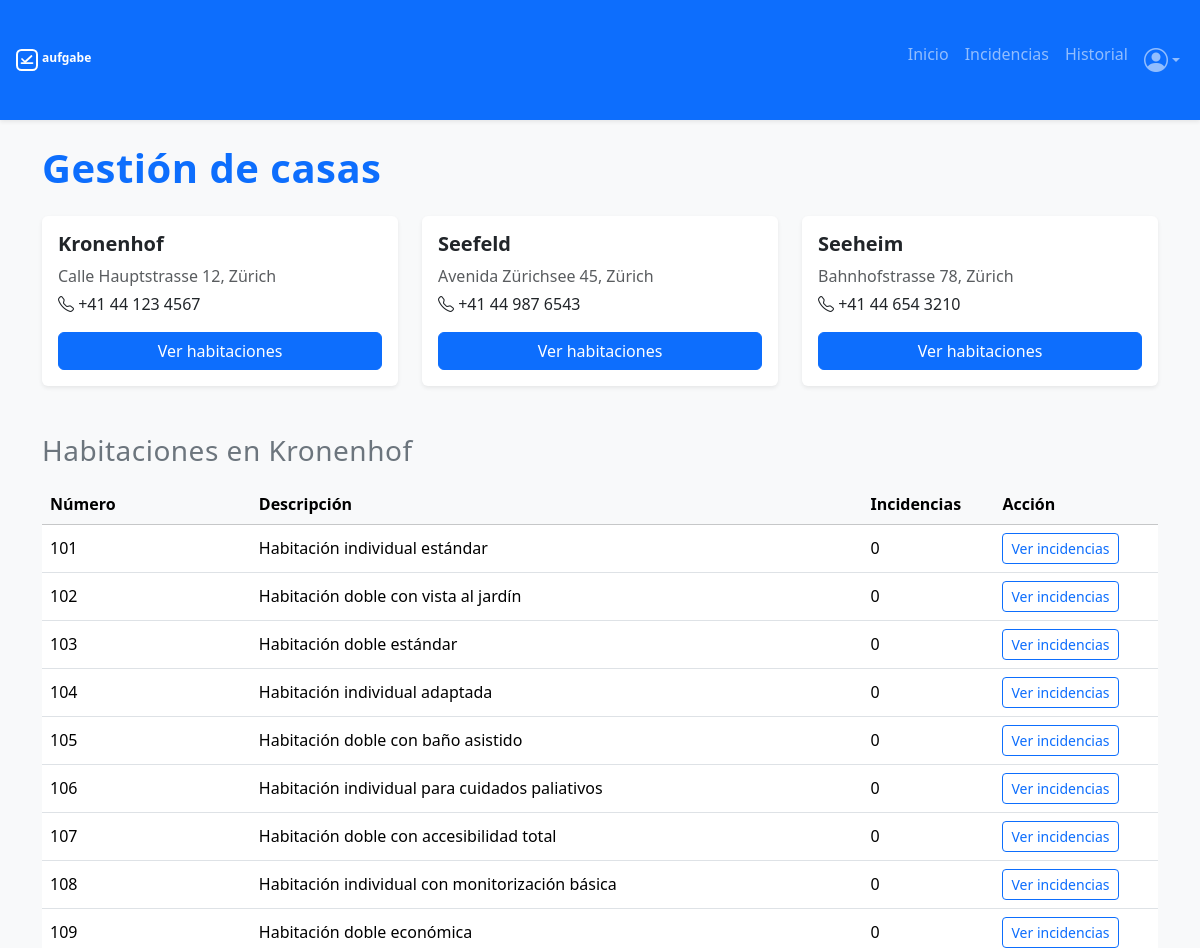
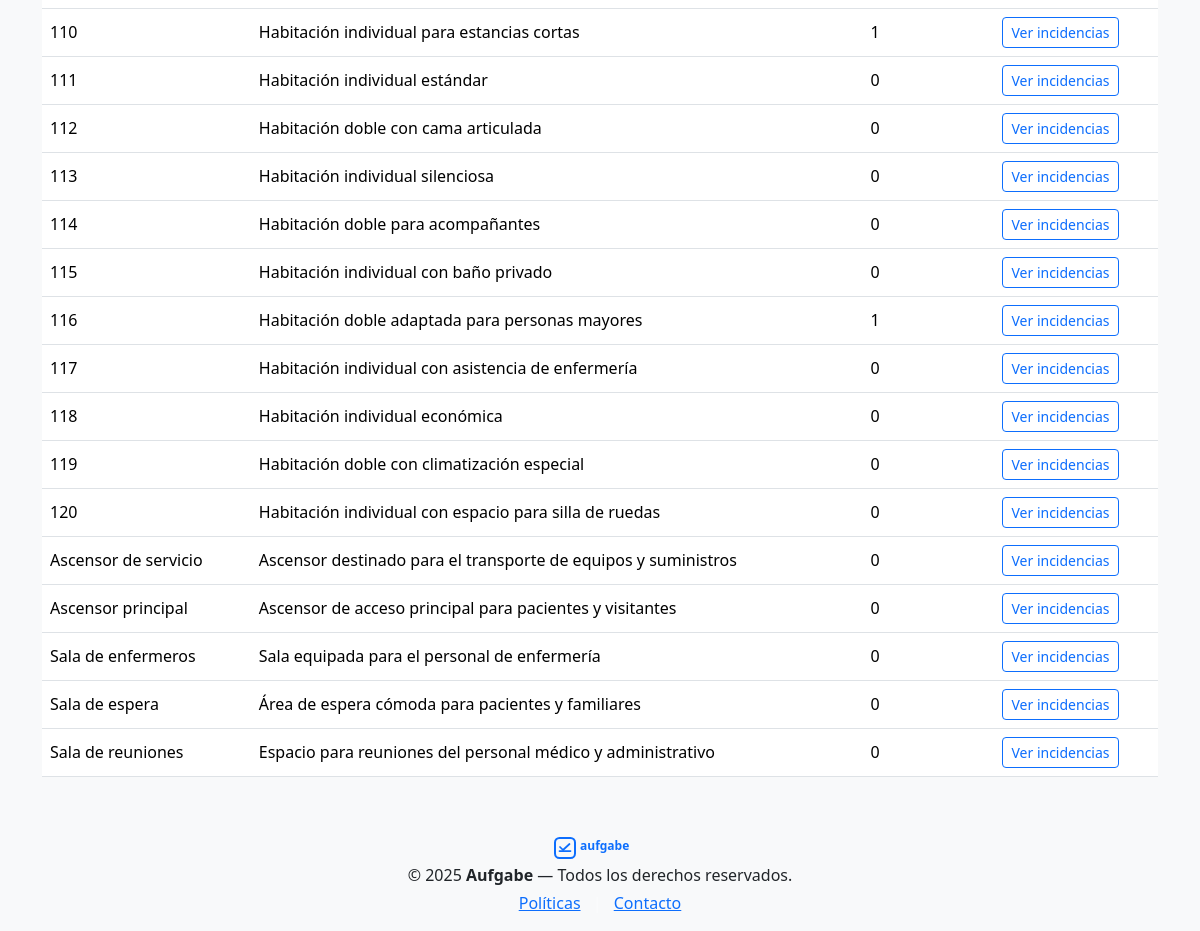
The page /views/casas.php?id_casa=1 (signed in) on the database its author committed (2 pictures, top to bottom).
### tables this page shows
CREATE TABLE casas (
    id_casa INT AUTO_INCREMENT PRIMARY KEY,
    nombre VARCHAR(100) NOT NULL,
    direccion VARCHAR(255),
    telefono VARCHAR(20)
);

CREATE TABLE habitaciones (
    id_habitacion INT AUTO_INCREMENT PRIMARY KEY,
    numero VARCHAR(100) NOT NULL,
    id_casa INT NOT NULL,
    descripcion VARCHAR(255),
    FOREIGN KEY (id_casa) REFERENCES casas(id_casa)
        ON DELETE CASCADE ON UPDATE CASCADE
);

### views/casas.php (the view, shortened to what this page needs)
<?php
include_once '../includes/header.php';
$database = new Database();
$db = $database->conectar();
$queryCasas = $db->query("SELECT * FROM casas");
$casas = $queryCasas->fetchAll(PDO::FETCH_ASSOC);
$idCasaSeleccionada = $_GET['id_casa'] ?? null;
$habitaciones = [];
if ($idCasaSeleccionada) {
    $stmt = $db->prepare("
    SELECT h.id_habitacion, h.numero, h.descripcion,
           IFNULL(COUNT(i.id_incidencia), 0) AS total_incidencias
    FROM habitaciones h
    LEFT JOIN incidencias i
        ON h.id_habitacion = i.id_habitacion
    WHERE h.id_casa = :id_casa
    GROUP BY h.id_habitacion
    ORDER BY h.numero ASC");
    $stmt->bindParam(':id_casa', $idCasaSeleccionada, PDO::PARAM_INT);
    $stmt->execute();
    $habitaciones = $stmt->fetchAll(PDO::FETCH_ASSOC);
    $nombreCasa = $db->query("SELECT nombre FROM casas WHERE id_casa = $idCasaSeleccionada")->fetchColumn();
}
?>
<link rel="stylesheet" href="../assets/css/casas.css">
<div class="container py-4">
    <h1 class="fw-bold text-primary mb-4">Gestión de casas</h1>
    <div class="row g-4 mb-5">
        <?php foreach ($casas as $casa): ?>
            <div class="col-md-4">
                <div class="card shadow-sm border-0 h-100">
                    <div class="card-body">
                        <h5 class="fw-bold"><?= htmlspecialchars($casa['nombre']) ?></h5>
                        <p class="text-muted mb-1"><?= htmlspecialchars($casa['direccion']) ?></p>
                        <p class="mb-3"><i class="bi bi-telephone"></i> <?= htmlspecialchars($casa['telefono']) ?></p>
                        <a href="casas.php?id_casa=<?= $casa['id_casa'] ?>" class="btn btn-primary w-100">
                            Ver habitaciones
                        </a>
                    </div>
                </div>
            </div>
        <?php endforeach; ?>
    </div>
    <?php if ($idCasaSeleccionada): ?>
        <h3 class="mb-3 text-secondary">Habitaciones en <?= htmlspecialchars($nombreCasa) ?></h3>
        <?php if (!empty($habitaciones)): ?>
            <div class="table-responsive">
                <table class="table table-hover align-middle">
                    <thead class="table-light">
                        <tr>
                            <th>Número</th>
                            <th>Descripción</th>
                            <th>Incidencias</th>
                            <th>Acción</th>
                        </tr>
                    </thead>
                    <tbody>
                        <?php foreach ($habitaciones as $h): ?>
                            <tr>
                                <td><?= htmlspecialchars($h['numero']) ?></td>
                                <td><?= htmlspecialchars($h['descripcion']) ?></td>
                                <td><?= $h['total_incidencias'] ?></td>
                                <td>
                                    <a href="historial/historial.php?id_habitacion=<?= $h['id_habitacion'] ?>"
                                        class="btn btn-sm btn-outline-primary">
                                        Ver incidencias
                                    </a>
                                </td>
                            </tr>
                        <?php endforeach; ?>
                    </tbody>
                </table>
            </div>
        <?php else: ?>
            <p class="text-muted">Esta casa no tiene habitaciones registradas.</p>
        <?php endif; ?>
    <?php endif; ?>
</div>
<?php include_once '../includes/footer.php'; ?>

### assets/css/casas.css (style rules this page uses)
h1, h3 { letter-spacing: 0.5px; }

### rows shown on the page
casas: nombre "Kronenhof", direccion "Calle Hauptstrasse 12, Zürich", telefono "+41 44 123 4567"
casas: nombre "Seefeld", direccion "Avenida Zürichsee 45, Zürich", telefono "+41 44 987 6543"
casas: nombre "Seeheim", direccion "Bahnhofstrasse 78, Zürich", telefono "+41 44 654 3210"
habitaciones: numero "101", descripcion "Habitación individual estándar", total_incidencias "0"
habitaciones: numero "102", descripcion "Habitación doble con vista al jardín", total_incidencias "0"
habitaciones: numero "103", descripcion "Habitación doble estándar", total_incidencias "0"
habitaciones: numero "104", descripcion "Habitación individual adaptada", total_incidencias "0"
habitaciones: numero "105", descripcion "Habitación doble con baño asistido", total_incidencias "0"
habitaciones: numero "106", descripcion "Habitación individual para cuidados paliativos", total_incidencias "0"
habitaciones: numero "107", descripcion "Habitación doble con accesibilidad total", total_incidencias "0"
habitaciones: numero "108", descripcion "Habitación individual con monitorización básica", total_incidencias "0"
habitaciones: numero "109", descripcion "Habitación doble económica", total_incidencias "0"
habitaciones: numero "110", descripcion "Habitación individual para estancias cortas", total_incidencias "1"
habitaciones: numero "111", descripcion "Habitación individual estándar", total_incidencias "0"
habitaciones: numero "112", descripcion "Habitación doble con cama articulada", total_incidencias "0"
habitaciones: numero "113", descripcion "Habitación individual silenciosa", total_incidencias "0"
habitaciones: numero "114", descripcion "Habitación doble para acompañantes", total_incidencias "0"
habitaciones: numero "115", descripcion "Habitación individual con baño privado", total_incidencias "0"
habitaciones: numero "116", descripcion "Habitación doble adaptada para personas mayores", total_incidencias "1"
habitaciones: numero "117", descripcion "Habitación individual con asistencia de enfermería", total_incidencias "0"
habitaciones: numero "118", descripcion "Habitación individual económica", total_incidencias "0"
habitaciones: numero "119", descripcion "Habitación doble con climatización especial", total_incidencias "0"
habitaciones: numero "120", descripcion "Habitación individual con espacio para silla de ruedas", total_incidencias "0"
habitaciones: numero "Ascensor de servicio", descripcion "Ascensor destinado para el transporte de equipos y suministros", total_incidencias "0"
habitaciones: numero "Ascensor principal", descripcion "Ascensor de acceso principal para pacientes y visitantes", total_incidencias "0"
habitaciones: numero "Sala de enfermeros", descripcion "Sala equipada para el personal de enfermería", total_incidencias "0"
habitaciones: numero "Sala de espera", descripcion "Área de espera cómoda para pacientes y familiares", total_incidencias "0"
habitaciones: numero "Sala de reuniones", descripcion "Espacio para reuniones del personal médico y administrativo", total_incidencias "0"
